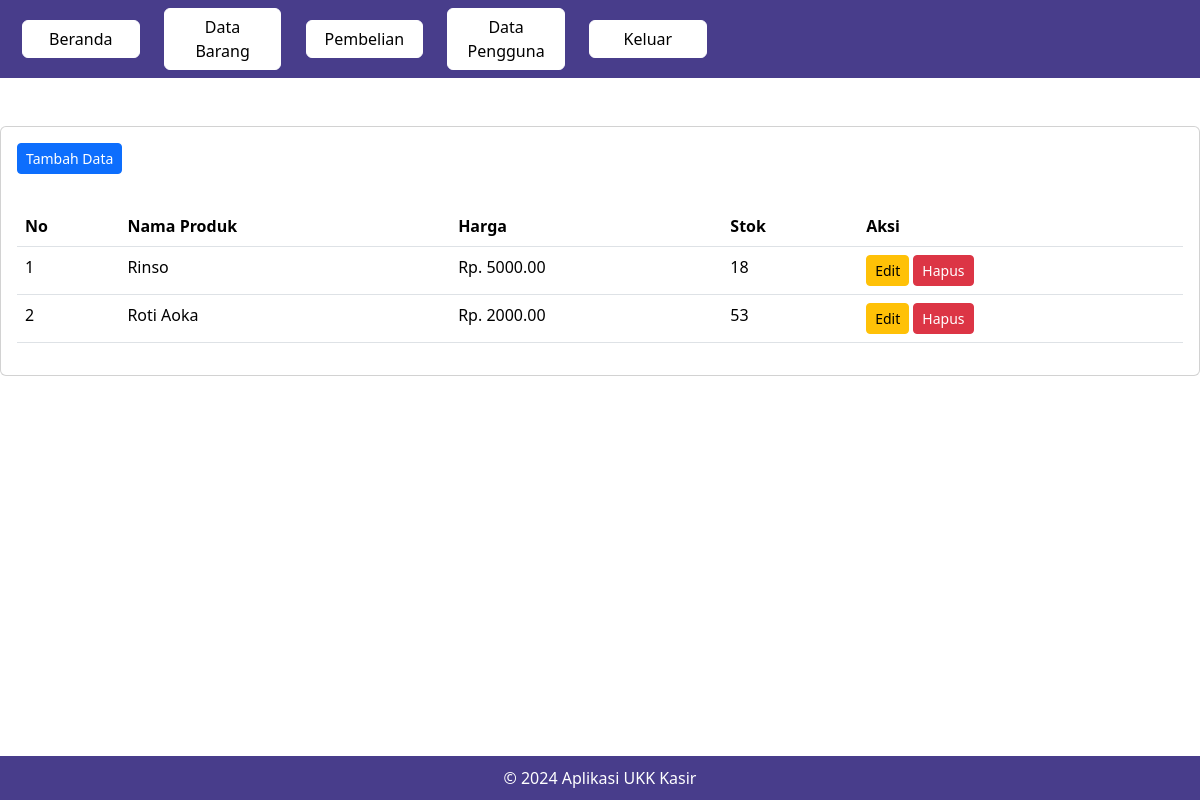
Page /administrator/data_barang.php (signed in) on the committed database.
### tables this page shows
CREATE TABLE `produk` (
  `ProdukID` int(11) NOT NULL,
  `NamaProduk` varchar(255) NOT NULL,
  `Harga` decimal(10,2) NOT NULL,
  `Stok` int(11) NOT NULL
);

### administrator/data_barang.php (the view, shortened to what this page needs)
<?php
include "header.php";
?>
<div class="card mt-2">
	<div class="card-body">
		<button type="button" class="btn btn-primary btn-sm" data-bs-toggle="modal" data-bs-target="#tambah-data">
			Tambah Data
		</button>
	</div>
	<div class="card-body">
		<table class="table">
			<thead>
				<tr>
					<th>No</th>
					<th>Nama Produk</th>
					<th>Harga</th>
					<th>Stok</th>
					<th>Aksi</th>
				</tr>
			</thead>
			<tbody>
				<?php
				include '../koneksi.php';
				$no = 1;
				$data = mysqli_query($koneksi,"select * from produk");
				while($d = mysqli_fetch_array($data)){
					?>
					<tr>
						<td><?php echo $no++; ?></td>
						<td><?php echo $d['NamaProduk']; ?></td>
						<td>Rp. <?php echo $d['Harga']; ?></td>
						<td><?php echo $d['Stok']; ?></td>
						<td>
							<button type="button" class="btn btn-warning btn-sm" data-bs-toggle="modal" data-bs-target="#edit-data<?php echo $d['ProdukID']; ?>">
								Edit
							</button>
							<button type="button" class="btn btn-danger btn-sm" data-bs-toggle="modal" data-bs-target="#hapus-data<?php echo $d['ProdukID']; ?>">
								Hapus
							</button>
						</td>
					</tr>
				<?php } ?>
			</tbody>
		</table>
	</div>
</div>
<?php
include "footer.php";
?>

### administrator/footer.php (style rules this page uses)
html, body { height: 100%; background-color: white; }
body { display: flex; flex-direction: column; }

### rows in the picture
produk: NamaProduk "Rinso", Harga "5000.00", Stok "18"
produk: NamaProduk "Roti Aoka", Harga "2000.00", Stok "53"
